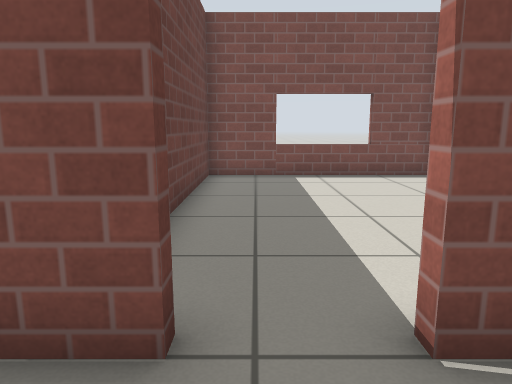
View 1 (above)

12 first-person views from a walk through a world built for the Gazebo simulator. The camera is 0.77 m above the floor, tilts 10° down and sees 70° across. The floor is counted in squares, 0.5 m on a side. Each view is taken from the middle of a square. On the plan, view 1 faces up. The plan holds only what a view shows up to about 16 squares ahead; the rest is blank. The robots in the file are not drawn. Gazebo's built-in surfaces are drawn with simple patterns.

View 2
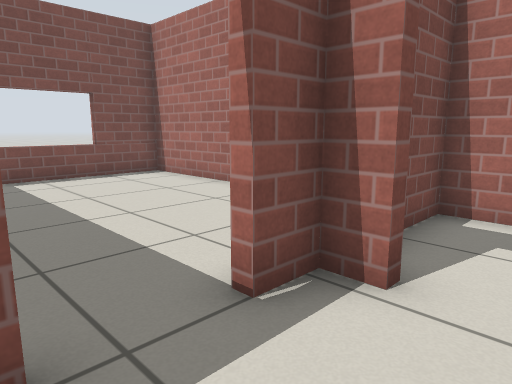

View 3
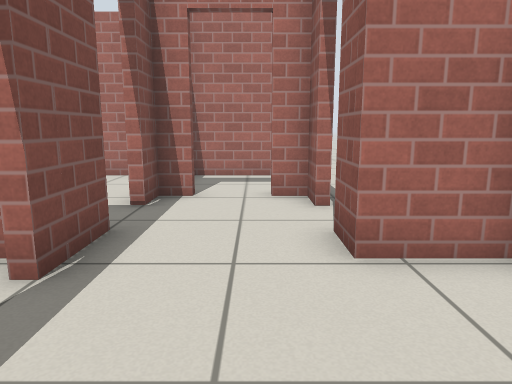

View 4
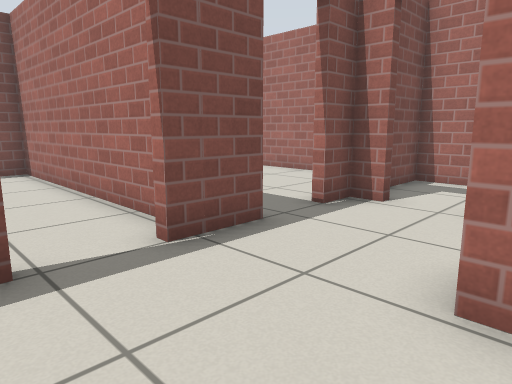

View 5
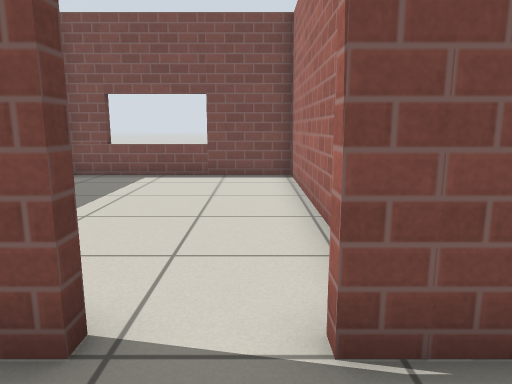

View 6
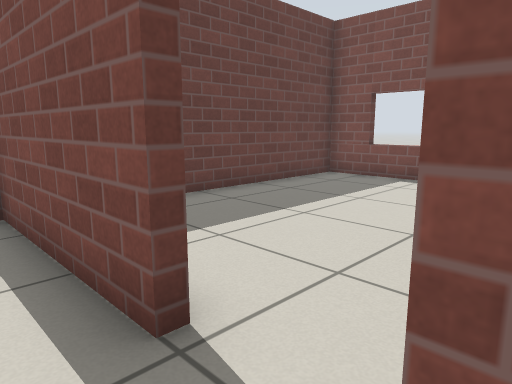

View 7
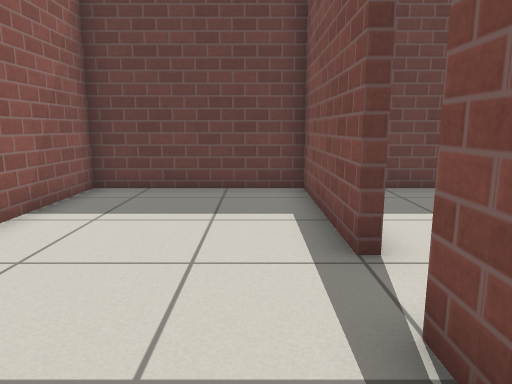

View 8
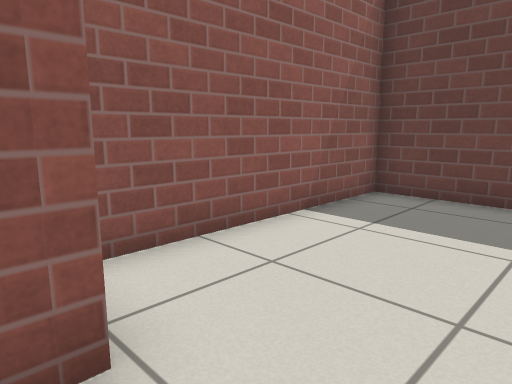

View 9
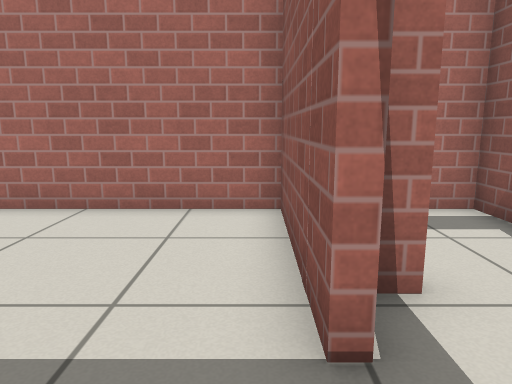

View 10
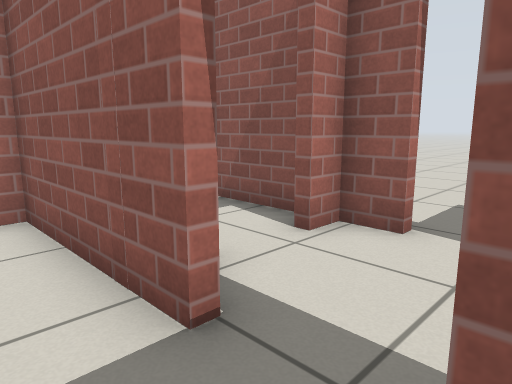

View 11
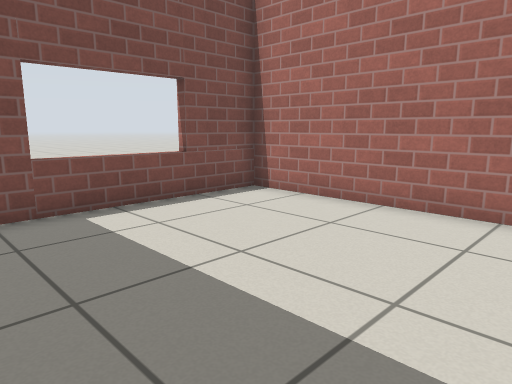

View 12
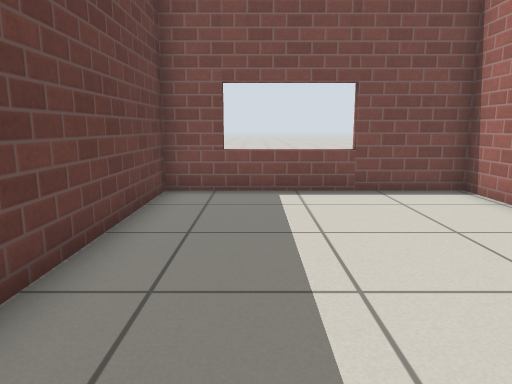

### Floor plan
Ten units are one square. View 1 is at (0, 0); x grows to the right and y downward. Boxes are objects, and circles mark ways between rooms. Rooms are numbered by the first view taken in them; rooms with no view inside come last. Other rooms are left out.
<svg viewBox="-97 -124 161 161">
<path fill="none" stroke="#000" d="M-43 -22 -92 -22 -92 32 -25 32M-18 31 -18 12 -6 12M-6 -22 -25 -22M11 12 22 12M22 -14 22 -22 12 -22M12 -25 59 -25 59 -119 -15 -119 -15 -64M-6 -26 -6 -22M-43 -26 -43 -22M-18 -29 -18 -119 -92 -119 -92 -42M-25 -22 -25 -26M31 12 59 12 59 -22 41 -22"/>
<circle cx="5" cy="-20" r="3" fill="#2a7"/>
<circle cx="-35" cy="-20" r="3" fill="#2a7"/>
<circle cx="20" cy="-5" r="3" fill="#2a7"/>
<text x="-40" y="0">1</text>
<text x="20" y="-70">2</text>
<text x="-60" y="-70">3</text>
<text x="40" y="-10">4</text>
</svg>
Room 1 opens to room 2. Room 1 opens to room 3. Room 1 opens to room 4.

Where each view was taken, in squares from view 1:
view 1: 0 up, 0 right, facing up
view 2: 0 up, 1 left, facing up-right
view 3: 0 up, 6 left, facing right
view 4: 2 down, 5 left, facing up-right
view 5: 0 up, 3 left, facing up
view 6: 1 up, 2 left, facing up-left
view 7: 1 up, 0 right, facing left
view 8: 1 up, 1 left, facing down-left
view 9: 3 up, 1 left, facing right
view 10: 4 up, 1 left, facing down-right
view 11: 5 up, 1 left, facing up-right
view 12: 3 up, 7 left, facing up
